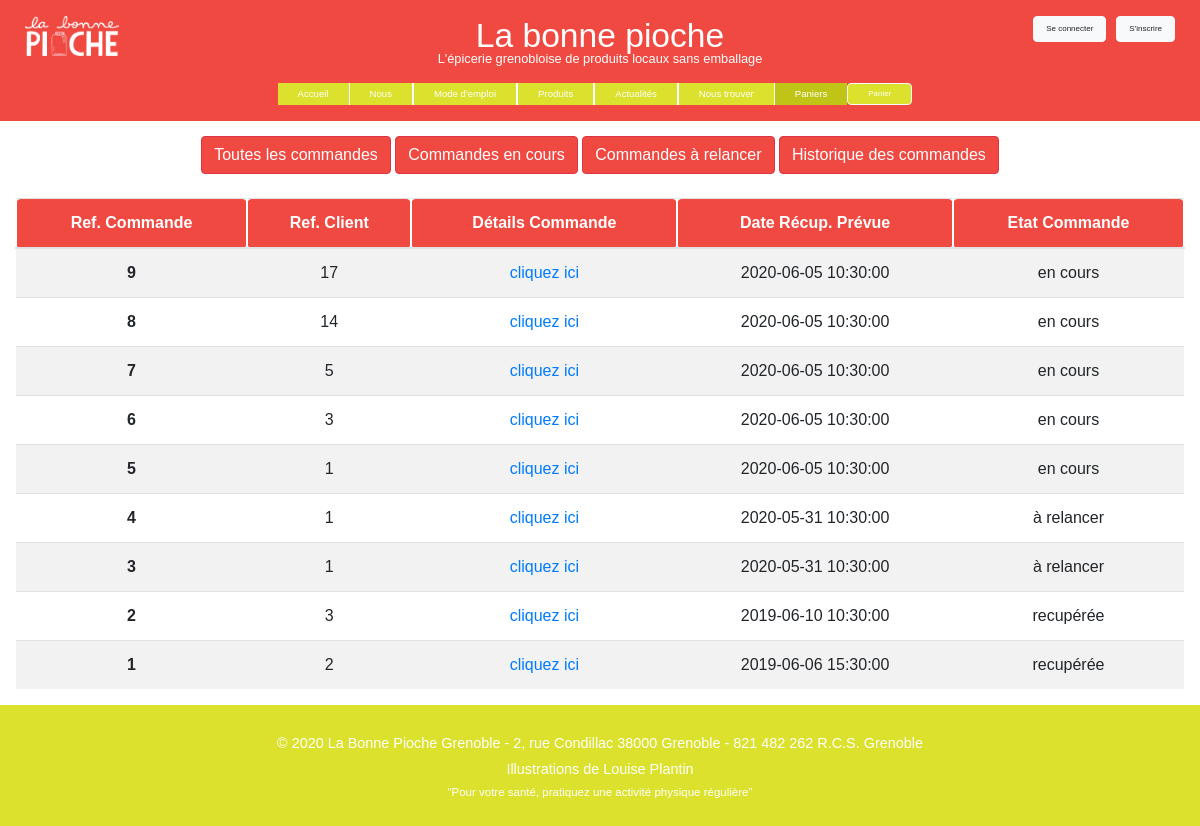
Before: /controlers/commandes.ctrl.php with the older database file.
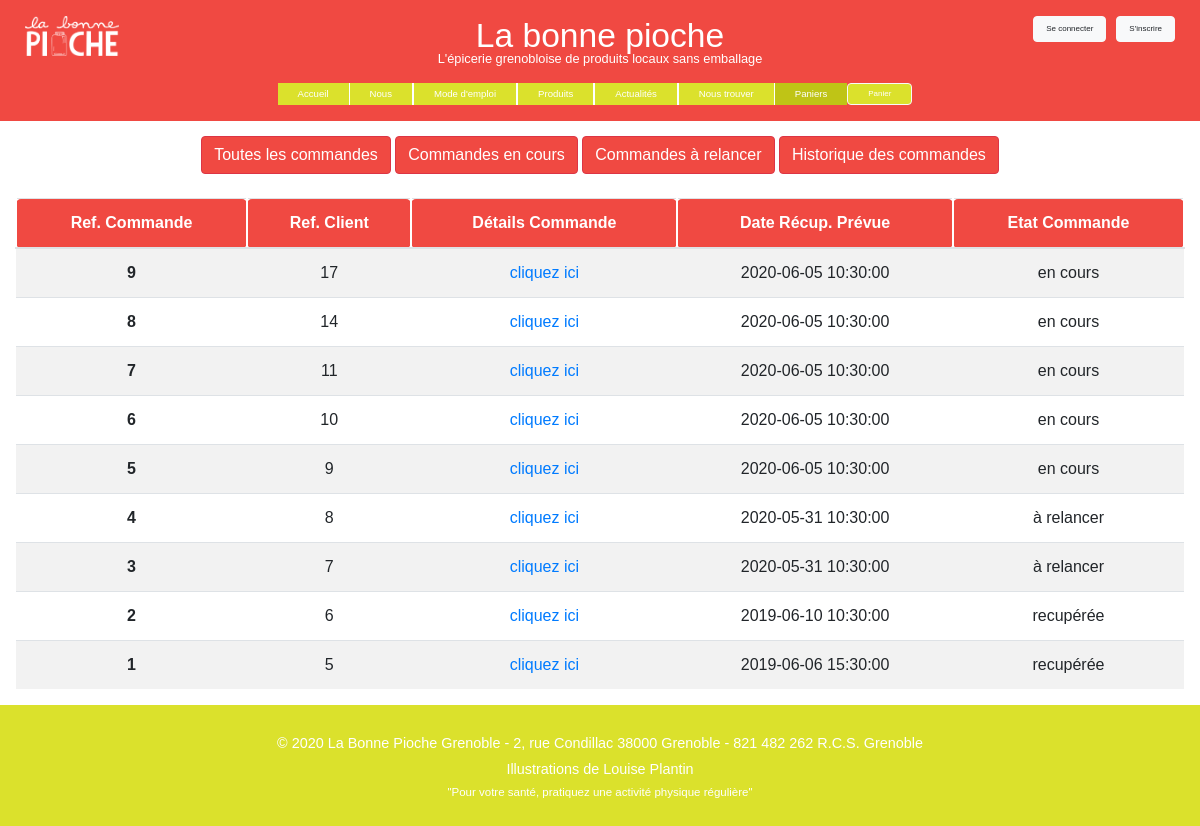
After: the same page with the newer database file.
### tables this page shows
CREATE TABLE commandes(
  refCommande INTEGER PRIMARY KEY,
  refClient INTEGER NOT NULL,
  dateCommande DATE,
  dateRecup DATE,
  etat STRING,
  livraison BIT,
  prix FLOAT
);

### framework/view.class.php (called while the page is built, shortened)
<?php
class View {
  private $path="";
  function __construct(string $path="") {
    $this->path = $path;
  }
  function show(string $path="") {
    $p = $path ? $path : $this->path;
    include($p);
  }
}
?>

### controlers/commandes.ctrl.php (called while the page is built)
<?php
require_once('../model/Commande.class.php');
require_once('../model/CommandeDAO.class.php');
require_once('../framework/view.class.php');
$commandes = new commandeDAO();
$list = $commandes->getAll();
$view = new View("../view/commandes.view.php");
$view->list=$list;
$view->show();
?>

### model/CommandeDAO.class.php (called while the page is built, shortened)
<?php
require_once(dirname(__FILE__).'/Commande.class.php');
class CommandeDAO {
  private $db;
  function __construct() {
    $database_commande = 'sqlite:'.dirname(__FILE__).'/../data/database.db';
    try {
      $this->db = new PDO($database_commande);
    } catch (PDOException $e) {
      die("PDO Error :".$e->getMessage()." $database_commande\n");
    }
    $this->db->setAttribute(PDO::ATTR_ERRMODE, PDO::ERRMODE_EXCEPTION);
  }
  function getAll() : Array {
    $req = "SELECT * FROM commandes ORDER BY refCommande DESC";
    $sth = $this->db->query($req);
    $resArray= $sth->fetchAll(PDO::FETCH_ASSOC);
    $commandes = array();
    foreach($resArray as $row)
    {
      $commandes[] = new Commande($row['refCommande'],$row['refClient'],$row['dateCommande'],$row['dateRecup'],$row['etat'],$row['livraison'],$row['prix']);
    }
    return $commandes;
  }
}
?>

### model/Commande.class.php (called while the page is built, shortened)
<?php
class Commande {
  public function __construct(int $refCommande, int $refClient,string $dateCommande, string $dateRecup, string $etat, $livraison = 0,float $prix)
  {
    $this->refCommande = $refCommande;
    $this->refClient = $refClient;
    $this->dateRecup = $dateRecup;
    $this->etat = $etat;
  }
  public function __get(string $attribut) {
      return $this -> $attribut;
  }
}
?>

### view/commandes.view.php (the view, shortened to what this page needs)
<!DOCTYPE html>
<html lang="fr" dir="ltr">
  <head>
    <link rel="stylesheet" href="../framework/bootstrap-4.4.1-dist/css/bootstrap.css">
    <link rel="stylesheet" href="../view/css/commandes.view.css">
  </head>
  <body>
    <?php include("../view/navbar.php") ?>
    <div class="container-fluid btns">
      <div class="row">
        <div class="col-md-12">
          <button type="button" class="btn btn-danger custom"> <a href="/La-Bonne-Pioche/controlers/commandes.ctrl.php">Toutes les commandes</a></button>
          <button type="button" class="btn btn-danger custom"> <a href="/La-Bonne-Pioche/controlers/commandesEnCours.ctrl.php">Commandes en cours</a></button>
          <button type="button" class="btn btn-danger custom"> <a href="/La-Bonne-Pioche/controlers/commandesARelancer.ctrl.php">Commandes à relancer</a></button>
          <button type="button" class="btn btn-danger custom"> <a href="/La-Bonne-Pioche/controlers/commandesPassees.ctrl.php">Historique des commandes</a></button>
        </div>
      </div>
    </div>
    <div class="container-fluid tble">
      <table class="table table-striped">
        <thead>
          <tr>
            <th scope="col" class="theader">Ref. Commande</th>
            <th scope="col" class="theader">Ref. Client</th>
            <th scope="col" class="theader">Détails Commande</th>
            <th score="col" class="theader">Date Récup. Prévue</th>
            <th scope="col" class="theader">Etat Commande</th>
          </tr>
        </thead>
        <tbody>
          <?php foreach($list as $commande) : ?>
          <tr>
            <th scope="row"><?= $commande->refCommande ?></th>
            <td><?= $commande->refClient ?></td>
            <td><a href="/La-Bonne-Pioche/controlers/commande.ctrl.php?refCommande=<?= $commande->refCommande ?>">cliquez ici </td>
            <td><?=$commande->dateRecup?></td>
            <td><?= $commande->etat ?></td>
          </tr>
          <?php endForeach; ?>
        </tbody>
      </table>
    </div>
    <?php include("../view/footer.php") ?>
  </body>
</html>

Changed rows visible on the page:
changed commandes id 7: refClient "5" → "11"
changed commandes id 6: refClient "3" → "10"
changed commandes id 5: refClient "1" → "9"
changed commandes id 4: refClient "1" → "8"
changed commandes id 3: refClient "1" → "7"
changed commandes id 2: refClient "3" → "6"
changed commandes id 1: refClient "2" → "5"
